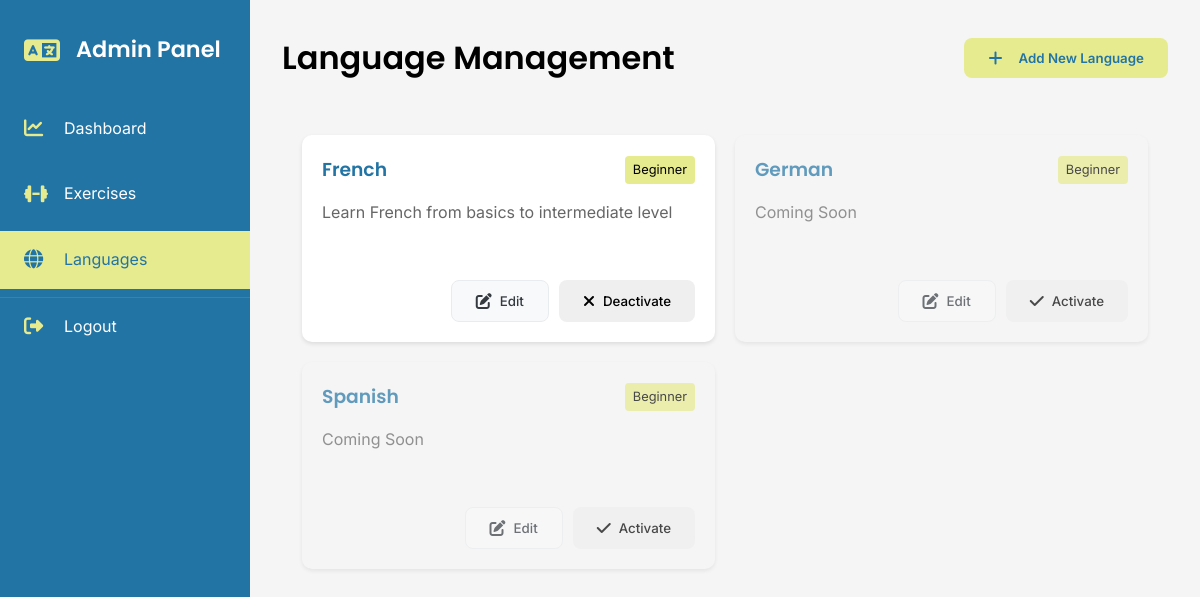
Page /view/admin/languages.php (signed in) on the earlier database version.
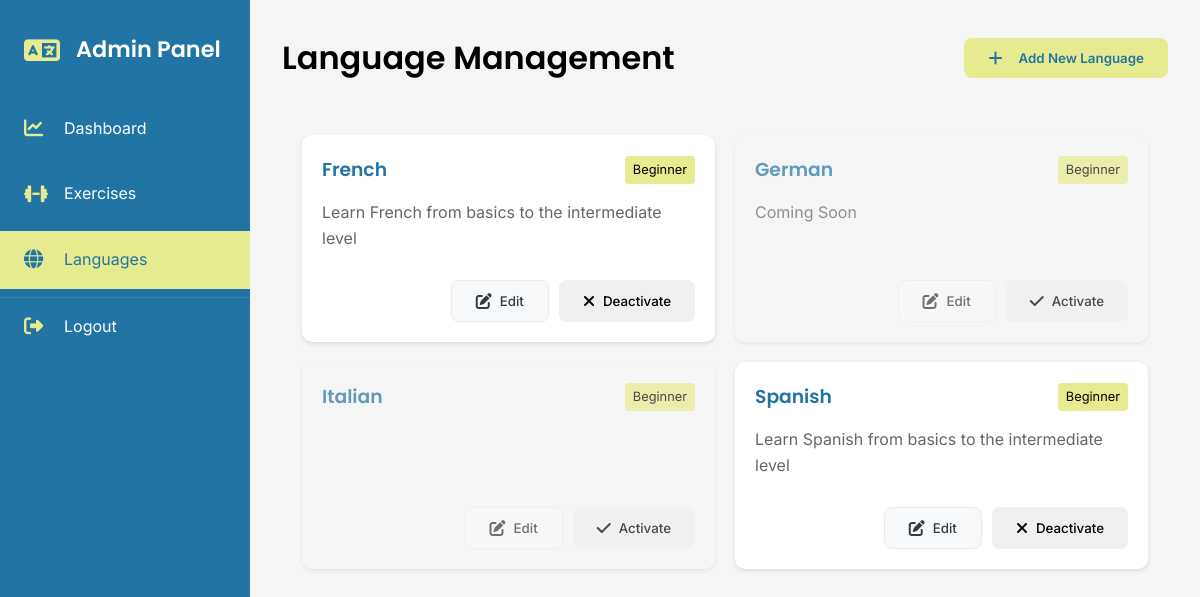
Same page on the later database version.
### tables this page shows
CREATE TABLE `languages` (
  `languageId` int(11) NOT NULL,
  `languageName` varchar(50) NOT NULL,
  `level` enum('Beginner','Intermediate','Advanced') NOT NULL,
  `description` text DEFAULT NULL,
  `active` tinyint(1) DEFAULT 1,
  `languageCode` varchar(2) NOT NULL DEFAULT 'en'
);

### view/admin/languages.php (the view, shortened to what this page needs)
<?php
require_once '../../config/db_connect.php';
$languages = $pdo->query("SELECT * FROM languages ORDER BY languageName")->fetchAll();
?>
<!DOCTYPE html>
<html lang="en">
<head>
    <link rel="stylesheet" href="https://cdnjs.cloudflare.com/ajax/libs/font-awesome/6.5.1/css/all.min.css">
    <link rel="stylesheet" href="../../assets/css/styles.css">
    <link rel="stylesheet" href="../../assets/css/admin/dashboard.css">
    <link rel="stylesheet" href="../../assets/css/admin/languages.css">
</head>
<body>
    <div class="admin-container">
        <?php include 'includes/sidebar.php'; ?>
        <main class="main-content">
            <div class="content-header">
                <h1>Language Management</h1>
                <button class="btn btn-primary" onclick="showAddLanguageModal()">
                    <i class="fas fa-plus"></i> Add New Language
                </button>
            </div>
            <div class="languages-grid">
                <?php foreach ($languages as $language): ?>
                    <div class="language-card <?= $language['active'] ? 'active' : 'inactive' ?>">
                        <div class="language-header">
                            <h3><?= htmlspecialchars($language['languageName']) ?></h3>
                            <span class="level-badge"><?= htmlspecialchars($language['level']) ?></span>
                        </div>
                        <p class="description"><?= htmlspecialchars($language['description']) ?></p>
                        <div class="language-actions">
                            <button class="btn btn-secondary" onclick="editLanguage(<?= htmlspecialchars(json_encode($language)) ?>)">
                                <i class="fas fa-edit"></i> Edit
                            </button>
                            <button class="btn <?= $language['active'] ? 'btn-danger' : 'btn-success' ?>"
                                    onclick="toggleLanguage(<?= $language['languageId'] ?>, <?= $language['active'] ?>)">
                                <i class="fas fa-<?= $language['active'] ? 'times' : 'check' ?>"></i>
                                <?= $language['active'] ? 'Deactivate' : 'Activate' ?>
                            </button>
                        </div>
                    </div>
                <?php endforeach; ?>
            </div>
        </main>
    </div>
</body>
</html>

Differences in the rows shown:
changed languages "French": description "Learn French from basics to intermediate level" → "Learn French from basics to the intermediate level"
added languages: languageName "Italian", level "Beginner", active 0 (drawn)
changed languages "Spanish": description "Coming Soon" → "Learn Spanish from basics to the intermediate level"; active "Activate" → "Deactivate"
